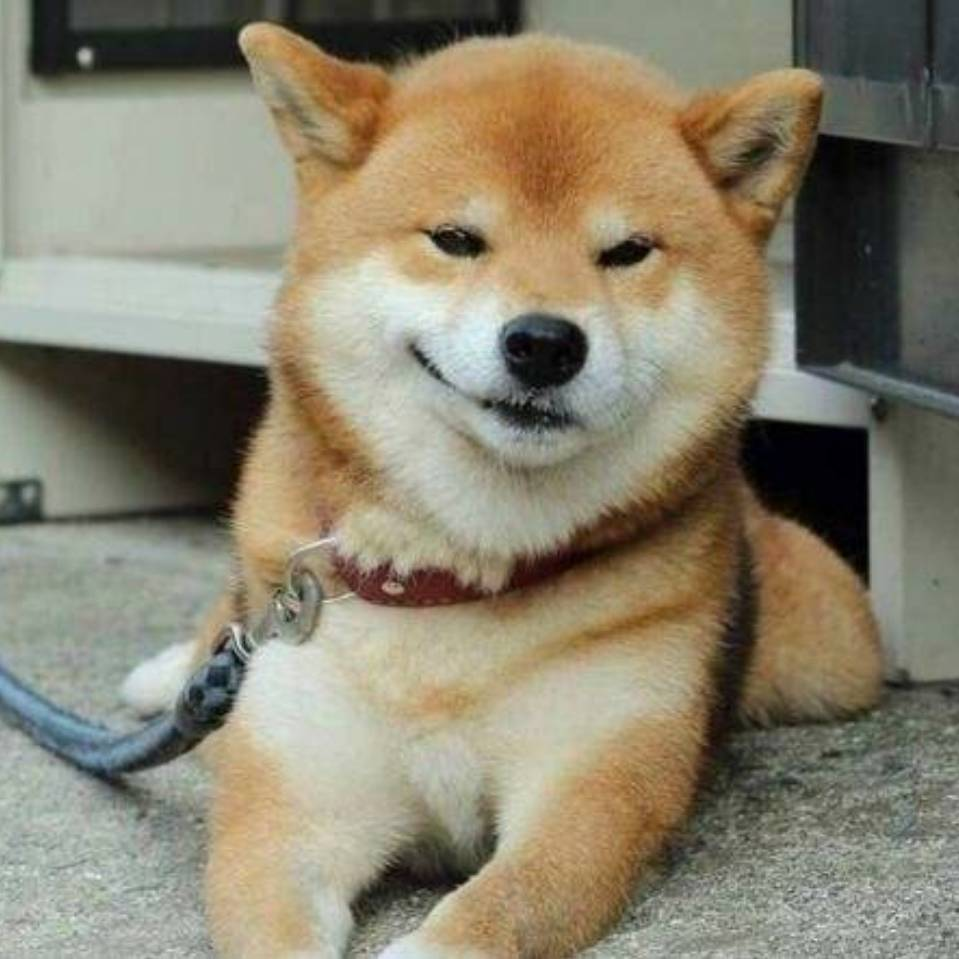
#> input picture opencv/resources/dog.jpg, 959 x 959 px
$ jupyter execute image_process.ipynb
#> lines starting #> are read from the running program, lines starting #| are printed output that depends on the picture
# Image Process

存储常见的使用cv2做的一些图片处理方法.

[cell 1]
# pip install opencv-python
import cv2
print("CV2版本: ", cv2.__version__)

## 读取图片

使用`cv2.imread()`来读取图片, 其函数原型如下:

```bash
cv2.imread(path, flags)
```
参数说明:

- `path`: 图片路径, 可以使用相对路径或者绝对路径;
- `flags`: 如何加载图片, 取值如下:

  - `cv2.IMREAD_COLOR`: 读取一副彩色图片，图片的透明度会被忽略, 默认为该值, 取值1;
  - `cv2.IMREAD_GRAYSCALE`: 以灰度模式读取一张图片，取值0;
  - `cv2.IMREAD_UNCHANGED`: 加载一副彩色图像，透明度不会被忽略;

返回值:

- 给定的图片路径不对, 返回`None`;
- 正确的路径返回一个`[height, width, channel]`的`numpy.ndarray`对象;

[cell 2]
img1 = cv2.imread("./resources/dog.jpg")
#> img1 is the input picture: shape (959, 959, 3); mean B, G, R 111, 130.8, 137.5
cv2.imshow("Dog", img1)
cv2.waitKey(0)

## 显示图片

使用`cv2.imshow()`函数在一个窗口中显示图片，这个窗口自适应图片的大小, 函数原型为:

```bash
cv2.imshow(winname, mat)
```

参数说明:

- `winname`: 一个字符串，表示创建的窗口名字，每一个窗口必须有一个唯一的名字；
- `mat`: 是一个图片矩阵，numpy.ndarray类型, 图片维度为`[height, width, channel]`;

## 存储图片

使用`cv2.imwrite()`函数来保存图片，函数原型如下:

```python
cv2.imwrite(filename, img)
```
参数说明:

- `filename`: 保存文件的路径名;
- `img`: 表示图像的`numpy.ndarray`对象;

## 完整例子

[cell 3]
import numpy as np
import cv2

img = cv2.imread("./resources/dog.jpg", 0)
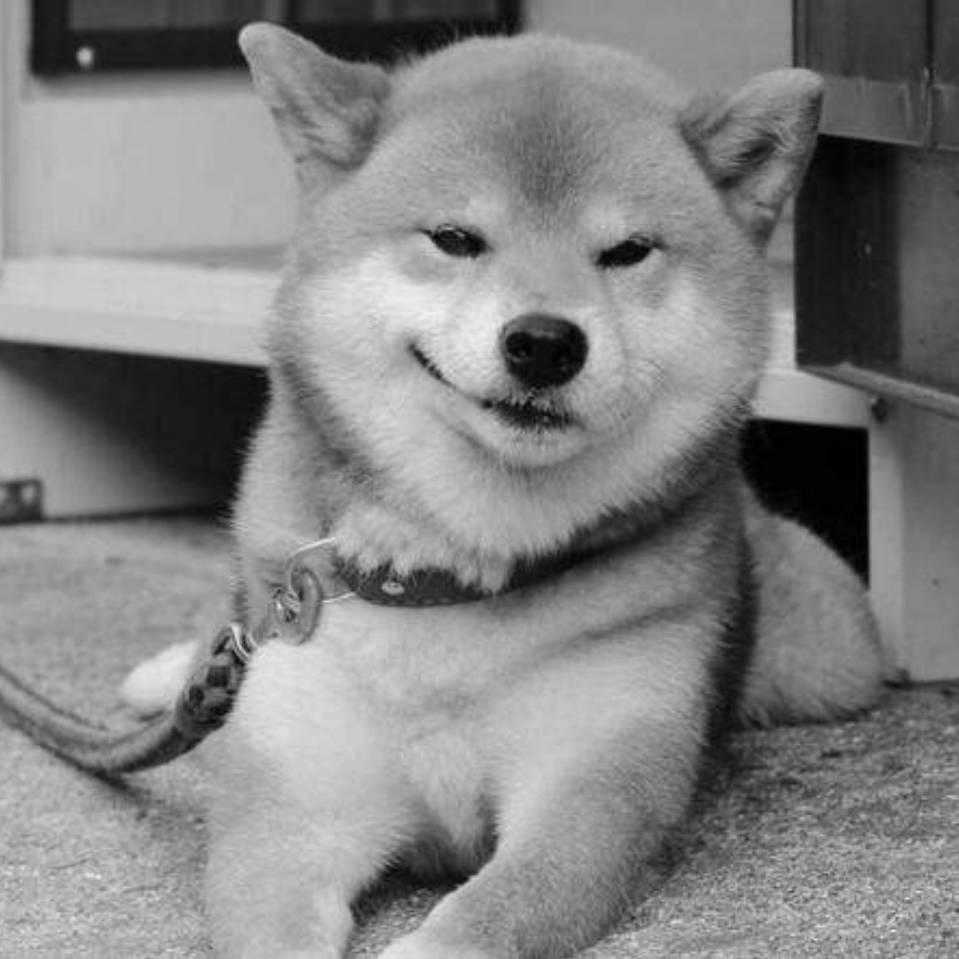
#> img: shape (959, 959); min 0, max 242, mean 130.5
cv2.imshow('Dog',img)
k = cv2.waitKey(0)  # 64位机器使用: k = cv2.waitKey(0) & 0xFF
#> (key Esc is pressed here)
if k == 27:         # 按下esc时，退出
    cv2.destroyAllWindows()
elif k == ord('s'): # 按下s键时保存并退出
    cv2.imwrite('./resources/grey_dog.jpg',img)
    cv2.destroyAllWindows()
